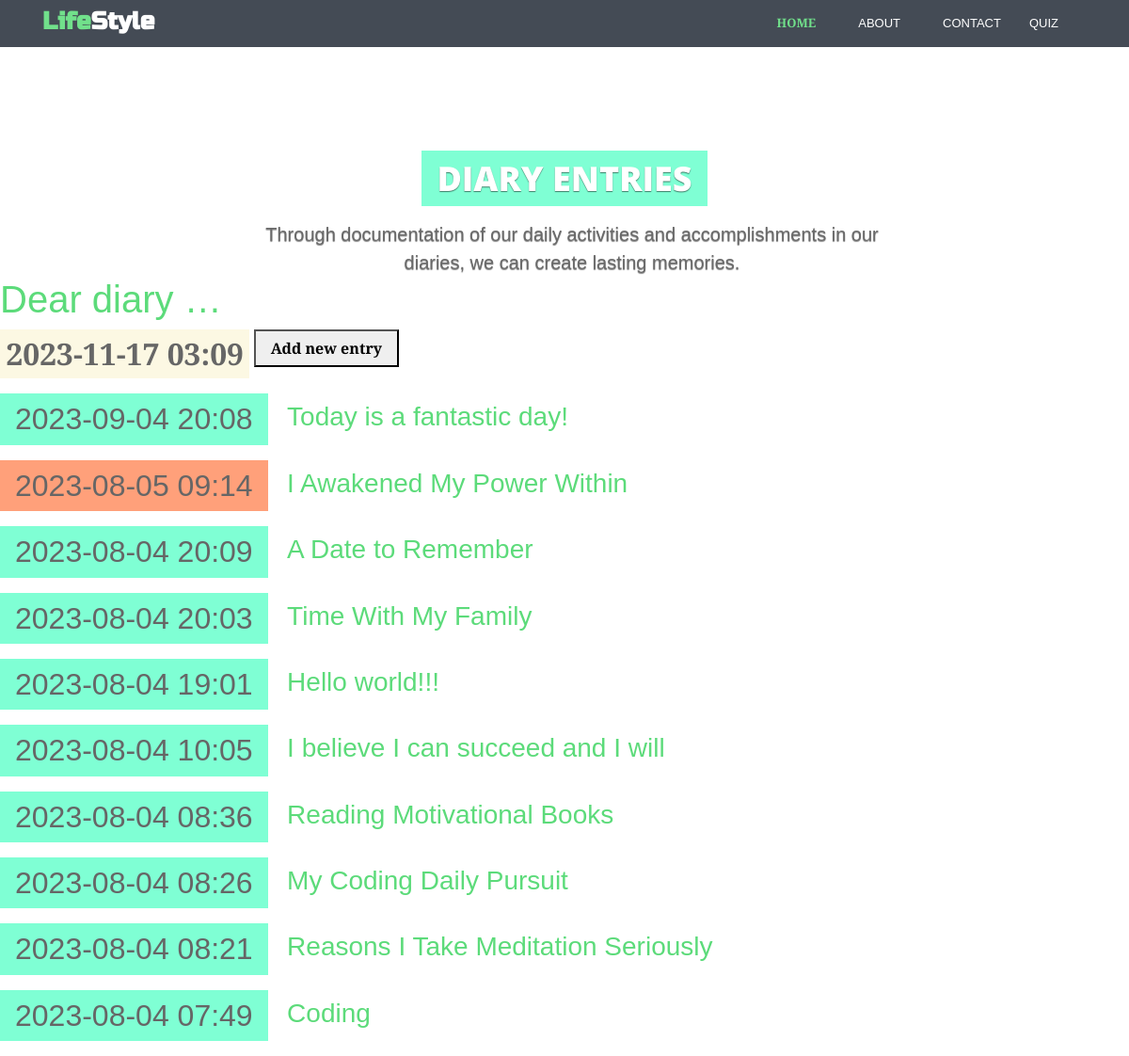
The app's page / (signed in) with its own data.
### entries/models.py (models this page shows, shortened)
class Entry(models.Model):
    title = models.CharField(max_length=200)
    content = models.TextField()
    date_created = models.DateTimeField(default=timezone.now)
    class Meta:
        verbose_name_plural = "Entries"

### entries/views.py (the view)
# urls.py: path("", views.EntryListView.as_view(), name="entry-list"),
class EntryListView(LockedView, ListView):
    model = Entry
    queryset = Entry.objects.all().order_by("-date_created")

### entries/templates/entries/entry_list.html
{% extends "entries/base.html" %}
{% block content %}
    <article>
    <h2 class="mark"><em>{% now "Y-m-d H:i" %}</em></h2>
    <a href="{% url 'entry-create' %}"><button>Add new entry</button></a>
    </article>
    {% for entry in entry_list %}
    <article>
        <h2 class="{{ entry.date_created|date:'l' }}">
            {{ entry.date_created|date:'Y-m-d H:i' }}
        </h2>
        <h3>
            <a href="{% url 'entry-detail' entry.id %}">
                {{ entry.title }}
            </a>
        </h3>
    </article>
{% endfor %}
{% endblock content %}

### entries/templates/entries/base.html (shortened to what this page needs)
{% load static %}
<!DOCTYPE html>
<html lang="en">
<head>
    <link rel="stylesheet" href="https://maxcdn.bootstrapcdn.com/bootstrap/4.0.0/css/bootstrap.min.css"
>
    <link rel="stylesheet" href="{% static 'css/diary.css' %}">
    <link rel="stylesheet" href="{% static 'plugins/bootstrap/css/bootstrap.min.css' %}">
    <link rel="stylesheet" href="{% static 'plugins/elegant_font/css/style.css' %}">
    <link id="theme-style" rel="stylesheet" href="{% static 'css/theme-2.css' %}">
</head>
<body>
    <div class="header-wrapper header-wrapper">
    {% include 'entries/navbar.html' %}
    </div>
    <section class="promo section">
        <div class="container text-center">
            <h2 class="title">Diary Entries</h2>
            <p class="intro">Through documentation of our daily activities and accomplishments in our diaries,
                we can create lasting memories.</p>
        </div>
    </section>
    <h1><a href="/">Dear diary …</a></h1>
    {% block content %}
    {% endblock %}
</body>
</html>

### entries/templates/entries/navbar.html (shortened to what this page needs)
        <header id="header" class="header fixed-top">
            <div class="container">
                <h1 class="logo">
                    <a href=""><span class="highlight">Life</span>Style</a>
                </h1>
                <nav class="main-nav navbar navbar-expand-md navbar-dark" role="navigation">
                    <div id="navbar-collapse" class="navbar-collapse collapse justify-content-end">
                        <ul class="nav navbar-nav">
                            <li class="nav-item active"><a class="nav-link" href="/">Home</a></li>
                            <li class="nav-item "><a class="nav-link" href="about.html">About</a></li>
                            <li class="nav-item last"><a class="nav-link" href="contact.html">Contact</a></li>
                            <li class="nav-item"><a class="nav-link" href="quiz.html">Quiz</a></li>
                        </ul>
                    </div>
                </nav>
            </div>
        </header>

### entries/static/css/diary.css (style rules this page uses)
* { box-sizing: border-box; }
body { font-family: sans-serif; font-size: 18px; }
a { color: inherit; }
h1 { font-size: 2.8em; }
h1 a { text-decoration: none; }
h2, h3 { font-size: 1.4em; margin: 0; display: inline-block; padding: 0.5rem 1rem; vertical-align: top; }
h2 { background-color: aquamarine; }
.mark { background-color: gainsboro; }
article { margin-bottom: 0.5rem; }
p { font-size: 1.2em; padding-left: 1rem; line-height: 1.3em; max-width: 36rem; color: dimgray; }
em { font-style: normal; font-weight: bold; }
button, textarea, input { font-size: inherit; min-height: 2.5em; padding: 0 1rem; }
button, input[type="submit"] { margin: 0 1rem 2px 1rem; cursor: pointer; font-weight: bold; min-width: 8rem; }
.Saturday, .Sunday { background-color: lightsalmon; }

### entries/static/css/theme-2.css (style rules this page uses)
body { font-family:'Merriweather Sans', arial, sans-serif;color:#666;font-size:16px;-webkit-font-smoothing:antialiased;-moz-osx-font-smoothing:grayscale }
p { margin-bottom:16px;line-height:1.5 }
a { color:#5cdb7a;-webkit-transition:all 0.4s ease-in-out;-moz-transition:all 0.4s ease-in-out;-ms-transition:all 0.4s ease-in-out;-o-transition:all 0.4s ease-in-out }
.highlight { color:#71e08b }
.header { color:#fff;width:100%;z-index:40;padding:15px inherit;background:rgba(48,56,67,0.9);-webkit-transition:padding 0.6s ease-in-out;-moz-transition:padding 0.6s ease-in-out;-ms-transition:padding 0.6s ease-in-out;-o-transition:padding 0.6s ease-in-out }
.header h1.logo { font-family:"Russo One", arial, sans-serif;font-weight:800;margin-top:0;margin-bottom:0;font-weight:800;font-size:26px;float:left;line-height:1.8 }
.header h1.logo a { color:#fff }
.header h1.logo a .highlight { color:#71e08b }
.header .main-nav { padding:0 }
.header .main-nav .nav .nav-item { font-weight:normal;text-transform:uppercase;font-size:13px;margin-right:15px }
.header .main-nav .nav .nav-item.active>.nav-link { color:#71e08b;background:none;font-weight:bold }
.header .main-nav .nav .nav-item .nav-link { color:#fff;padding-top:15px;padding-bottom:15px }
.header .main-nav .nav .nav-item.active { color:#71e08b }
.header .main-nav .nav .nav-item.last { margin-right:0 }
.promo { color:#fff;padding-top:160px }
.promo .title { font-size:36px;font-family:'Open Sans', arial, sans-serif;font-weight:800;text-shadow:0 1px 1px rgba(0,0,0,0.5);margin-bottom:15px;margin-top:0;text-transform:uppercase }
.promo .intro { max-width:700px;margin:0 auto;font-size:20px;text-shadow:0 1px 1px rgba(0,0,0,0.5) }
@media (min-width: 768px) { .header .main-nav .nav .nav-item { margin-right:10px } }
@media (min-width: 768px) { .navbar-expand-md .navbar-nav .nav-link { padding-left:15px;padding-right:15px } }
@media (min-width: 992px) { .main-nav { float:right !important } }
@media (min-width: 992px) { .header h1.logo { float:left;margin:inherit } }
@media (min-width: 992px) { .header .main-nav .nav .nav-item { margin-right:15px } }

### records on screen
Entry: date_created "2023-09-04 20:08", title "Today is a fantastic day!"
Entry: date_created "2023-08-05 09:14", title "I Awakened My Power Within"
Entry: date_created "2023-08-04 20:09", title "A Date to Remember"
Entry: date_created "2023-08-04 20:03", title "Time With My Family"
Entry: date_created "2023-08-04 19:01", title "Hello world!!!"
Entry: date_created "2023-08-04 10:05", title "I believe I can succeed and I will"
Entry: date_created "2023-08-04 08:36", title "Reading Motivational Books"
Entry: date_created "2023-08-04 08:26", title "My Coding Daily Pursuit"
Entry: date_created "2023-08-04 08:21", title "Reasons I Take Meditation Seriously"
Entry: date_created "2023-08-04 07:49", title "Coding"
